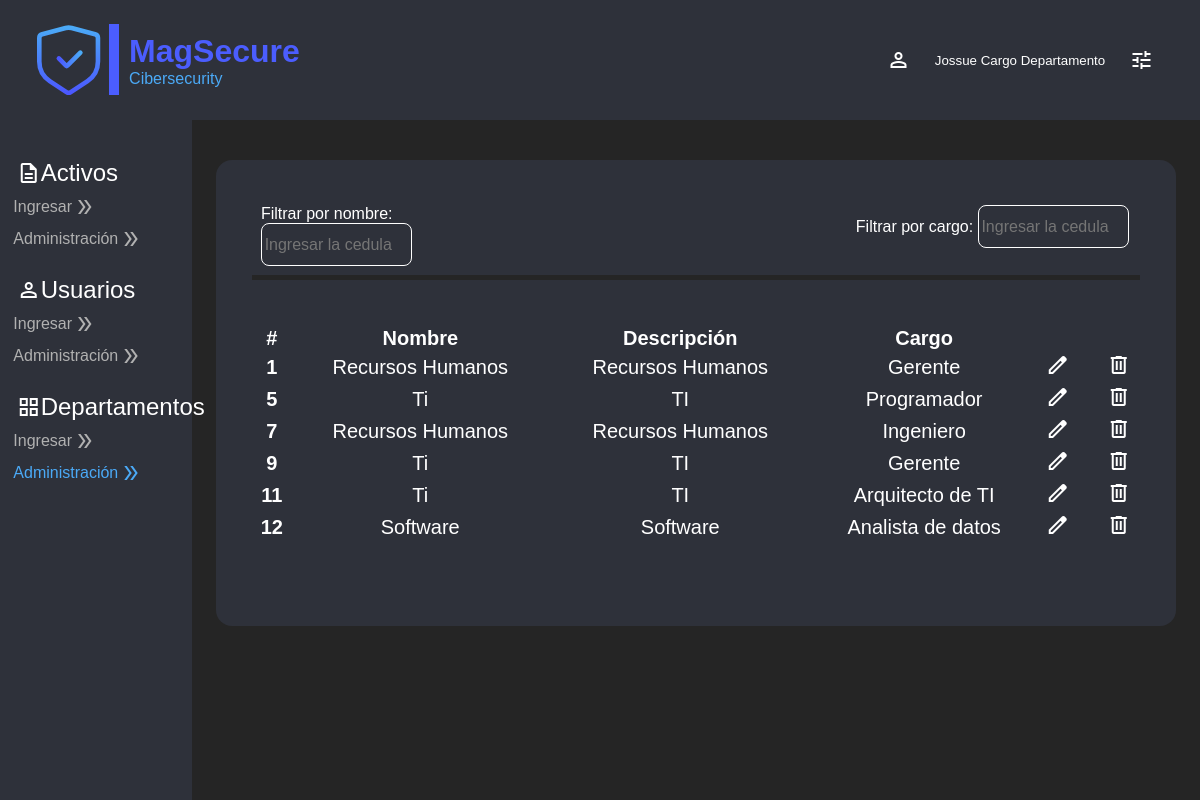
The page /home/tabledepartments/ (signed in) on the database as committed earlier.
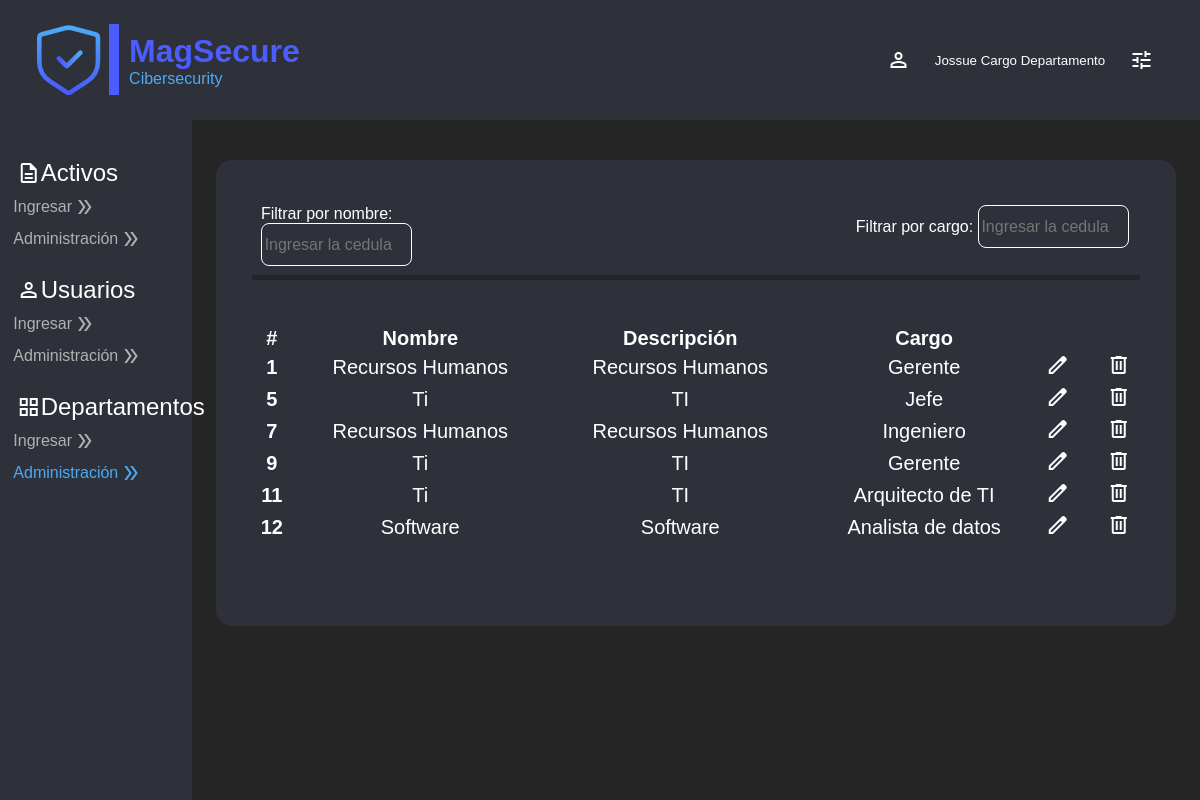
The same page on the database as committed later.
### InitialPage/models.py (models this page shows)
class Departments(models.Model):
    name = models.CharField(max_length=50, null=False)
    description = models.TextField(max_length=200, null=False)
    workload = models.ForeignKey(Workload, on_delete=models.CASCADE, null=True)

### Users/models.py (models this page shows)
class Workload(models.Model):
    name = models.CharField(max_length=50, null=False)

### InitialPage/views.py (the view)
# urls.py: path('tabledepartments/', views.tabledepartments, name='tabledepartments'),
def tabledepartments(request):
    if request.user.is_authenticated:
        return render(request, "tables/departaments.html",{
            "Departments": Departments.objects.all()
        })
    else:
        return HttpResponseRedirect(reverse("user:login_view"))

### InitialPage/templates/tables/departaments.html (shortened to what this page needs)
{% extends 'layoutHome.html' %}
{% load static %}
{% block action6 %} style="color:#4BAAF7" {% endblock %}
{% block body %}
<section id="bodyform-tables">
    <div class="box-finding">
        <div class="search-information">
            <label for="inpSearch">Filtrar por nombre:</label>
            <input type="text" id="inpSearch0" name="inpSearch" placeholder="Ingresar la cedula">
        </div>
        <div class="search-information">
            <label for="inpSearch">Filtrar por cargo:</label>
            <input type="text" id="inpSearch2" name="inpSearch3" placeholder="Ingresar la cedula">
        </div>
    </div>
    <div class="form-container">
        <table class="table" id="searchtable">
            <thead>
                <tr>
                    <th scope="col">#</th>
                    <th scope="col">Nombre</th>
                    <th scope="col">Descripción</th>
                    <th scope="col">Cargo</th>
                    <th scope="col">
                    </th>
                    <th scope="col"></th>
                    <th scope="col"></th>
                    <th scope="col"></th>
                    <th scope="col"></th>
                    <th scope="col"></th>
                    <th scope="col">
                    </th>
                </tr>
            </thead>
            <tbody>
                {% for department in Departments %}
                <tr>
                    <th scope="row">{{ department.id }}</th>
                    <td>{{ department.name }}</td>
                    <td>{{ department.description }}</td>
                    <td>{{ department.workload.name }}</td>
                    <td>
                        <a type="button" onclick="activeeditbox(this)" class="button-format"
                        data-department-id="{{ department.id }}"
                        data-department-name="{{ department.name }}"
                        data-department-description="{{ department.description }}"
                        data-department-workload="{{ department.workload.name }}">
                            <span class="material-symbols-outlined">
                            </span>
                        </a>
                    </td>
                    <td></td>
                    <td></td>
                    <td></td>
                    <td></td>
                    <td></td>
                    <td>
                        <a href="{% url 'home:deleteTableDepartments' department.id %}" class="button-format">
                            <span class="material-symbols-outlined">
                            </span>
                        </a>
                    </td>
                </tr>
                {% endfor %}
            </tbody>
        </table>
    </div>
</section>
{% endblock %}

Rows that differ between the two databases and show on the page:
changed Departments id 5: workload.name "Programador" → "Jefe"
